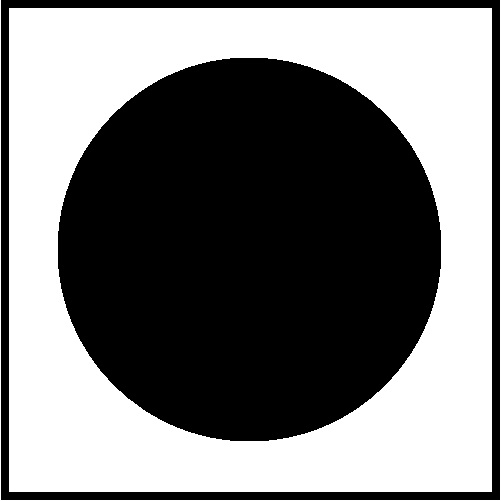
#> input picture images/gambar_1.jpg, 501 x 501 px
$ python ct_image.py   (older library calls are emulated)
#> lines starting #> are read from the running program, lines starting #| are printed output that depends on the picture
#> further down, image is the input picture: shape (501, 501, 3); min 0, max 255, mean 121.4
### src/CTProgram.py
import numpy as np
import matplotlib.pyplot as plt
from skimage import color
from skimage.transform import radon, iradon, iradon_sart, rescale

class CT:

	def __init__(self, image, max_angle, filter_name):
		"""
		Parameter:
			image = an image to transform to sinogram
			max_angle = the maximum angle of projection
			filter_name = the type of filter used in fbp
		Result:
			the graph of original, sinogram, filter back projection, and sart reconstruction.

		"""
#> called with max_angle = 180, filter_name = 'hann'
		self.image = image
		#convet 3D image to 2D image
		if len(self.image.shape) == 3:
			self.image = color.rgb2gray(image)

		self.max_angle = max_angle
		self.filter = filter_name

	def process_image(self):
		"""Scale the image and calculate theta as numbers of projection"""

		image_scaled = rescale(self.image, scale=0.4, mode='reflect', multichannel=False)
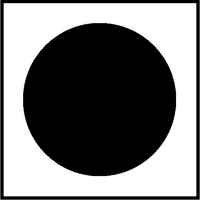
#> image_scaled: shape (200, 200) float64; min 0, max 1, mean 0.474
		theta = np.linspace(0.0, self.max_angle, max(image_scaled.shape))
#> theta = 200 values from 0 to 180
		# num_projection = len(theta)
		num_projection = len(theta)*max(image_scaled.shape)
#> num_projection = 40000

		return image_scaled, theta, num_projection

	def radon_transform(self):
		"""Calculate sinogram by radon transformation"""

		img, theta, __ = self.process_image()
#> theta = 200 values from 0 to 180
		sinogram = radon(img, theta=theta)
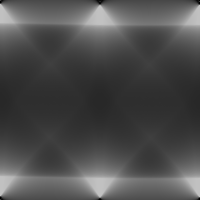
#> sinogram: shape (200, 200) float64; min 0, max 193.6, mean 77.8

		return sinogram


	def filtered_back_projection(self):
		"""Back projection to reconstruct image from sinogram"""

		__, theta, __ = self.process_image()
#> theta = 200 values from 0 to 180
		sinogram = self.radon_transform()

		reconstruction = iradon(sinogram, theta=theta, filter_name=self.filter)
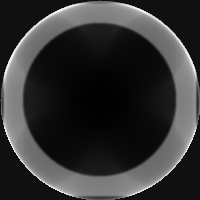
#> reconstruction: shape (200, 200) float64; min -0.171, max 2.46, mean 0.37; drawn with min black and max white

		return reconstruction

	def sart(self):
		"""Simultaneous algebraic reconstruction technique"""

		__, theta, __ = self.process_image()
#> theta = 200 values from 0 to 180
		sinogram = self.radon_transform()

		reconstruction_sart = iradon_sart(sinogram, theta=theta)
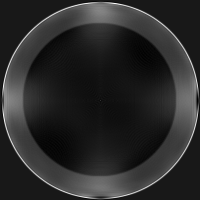
#> reconstruction_sart: shape (200, 200) float64; min -0.534, max 5.08, mean 0.398; drawn with min black and max white

		return reconstruction_sart

	def graph(self):
		"""Plot graph of original image, sinogram, image reconstruction"""

		image, __, __ = self.process_image()
		sinogram = self.radon_transform()
		reconstruction = self.filtered_back_projection()
		reconstruction_sart = self.sart()


		fig, ((ax1, ax2), (ax3, ax4)) = plt.subplots(2, 2)

		#Plot original image
		ax1.set_title("Original Image")
		ax1.imshow(image, cmap=plt.cm.Greys_r)

		#Plot sinogram
		ax2.set_title("Sinogram")
		ax2.imshow(sinogram, cmap=plt.cm.Greys_r)

		#Plot reconstructed image
		ax3.set_title("Filtered Back Projection")
		ax3.imshow(reconstruction, cmap=plt.cm.Greys_r)

		#Plot reconstructed image
		ax4.set_title("SART")
		ax4.imshow(reconstruction_sart, cmap=plt.cm.Greys_r)

		# plt.show()
		return fig

### src/ct_image.py
from skimage import io
from CTProgram import CT
import matplotlib.pyplot as plt


filename = "../images/gambar_1.jpg"
image = io.imread(filename)
max_angle = 180.0

# filters = ['ramp', 'shepp-logan', 'cosine', 'hamming', 'hann']

filter_used = "hann"

CT = CT(image, max_angle, filter_used)
fig = CT.graph()
plt.show()

$ run again, with images/brain_normal.jpg copied over images/gambar_1.jpg
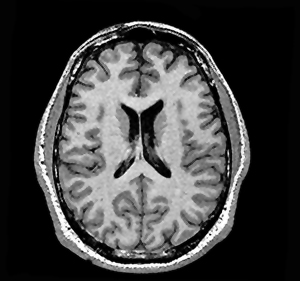
#> input picture images/brain_normal.jpg, 300 x 281 px
#> image is the input picture: shape (281, 300); min 0, max 255, mean 65.1
#> in radon_transform, `img, theta, __ = self.process_image()`: theta = 120 values from 0 to 180
#> in radon_transform, `sinogram = radon(img, theta=theta)`:
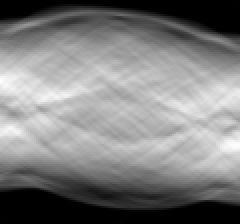
#> sinogram: shape (112, 120) float64 (shown 2 times larger); min 0, max 61.65, mean 30.5; drawn with min black and max white
#> in sart, `reconstruction_sart = iradon_sart(sinogram, theta=theta)`:
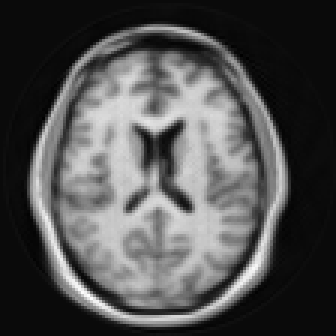
#> reconstruction_sart: shape (112, 112) float64 (shown 3 times larger); min -0.0421, max 0.95, mean 0.273; drawn with min black and max white

$ run again, with images/brain_tumor.jpg copied over images/gambar_1.jpg
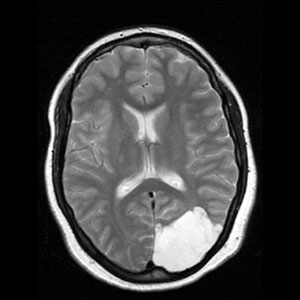
#> input picture images/brain_tumor.jpg, 300 x 300 px
#> image is the input picture: shape (300, 300); min 0, max 255, mean 62.3
#> in radon_transform, `img, theta, __ = self.process_image()`: theta = 120 values from 0 to 180
#> in radon_transform, `sinogram = radon(img, theta=theta)`:
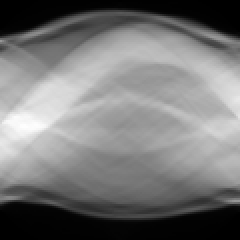
#> sinogram: shape (120, 120) float64 (shown 2 times larger); min 0, max 62.59, mean 29.3; drawn with min black and max white
#> in sart, `reconstruction_sart = iradon_sart(sinogram, theta=theta)`:
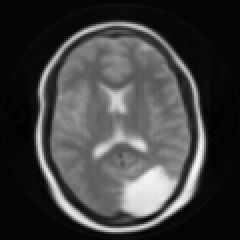
#> reconstruction_sart: shape (120, 120) float64 (shown 2 times larger); min -0.0216, max 1.03, mean 0.244; drawn with min black and max white
